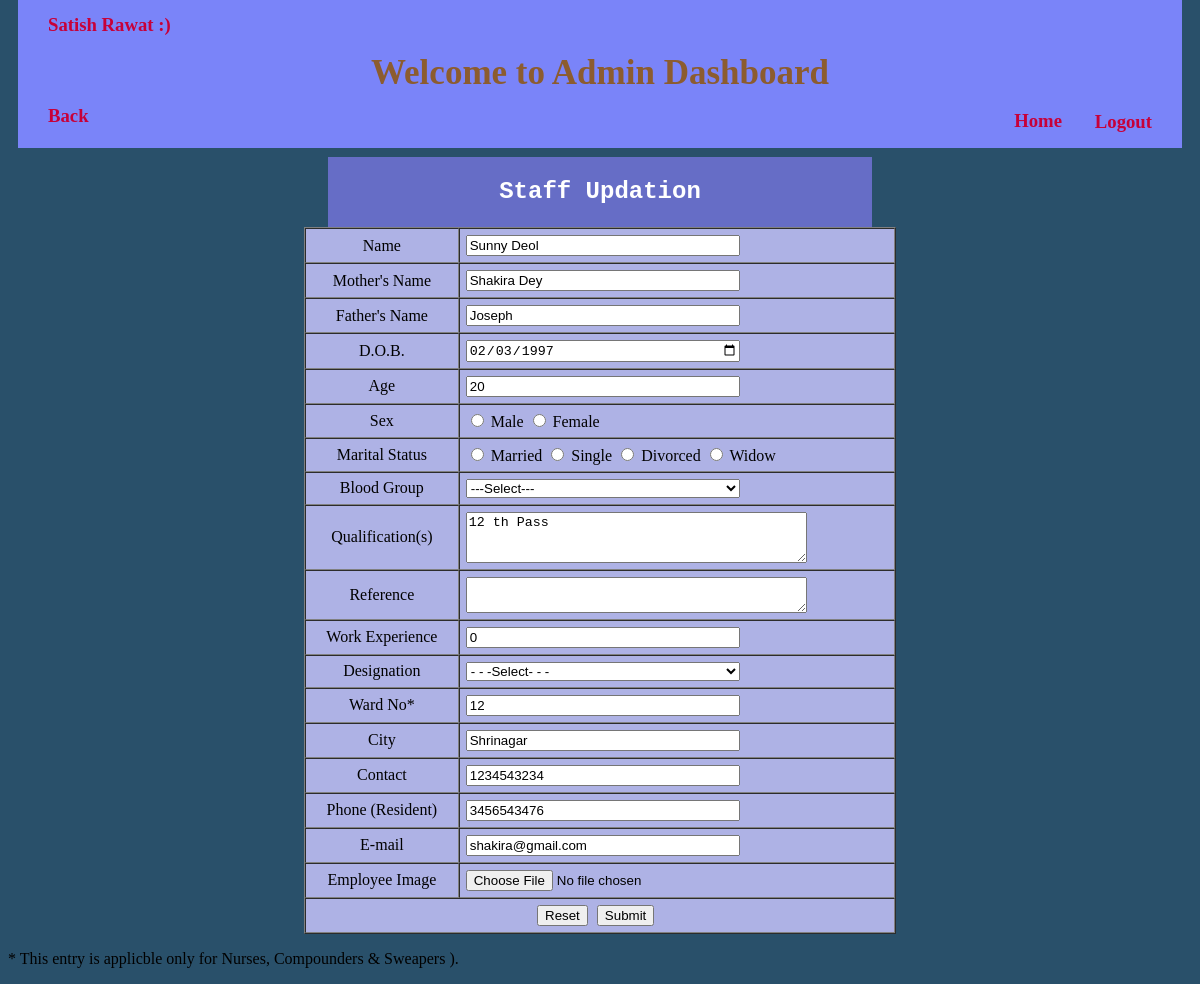
/ehospital/admin/updateform_s.php?sid=3004 (signed in), run on the app's committed database.
### tables this page shows
CREATE TABLE `staff` (
  `id` int(11) NOT NULL,
  `name` varchar(40) NOT NULL,
  `mother` varchar(25) NOT NULL,
  `father` varchar(25) NOT NULL,
  `dob` date NOT NULL,
  `age` int(11) NOT NULL,
  `sex` varchar(15) NOT NULL,
  `mstatus` varchar(20) NOT NULL,
  `bgroup` varchar(5) NOT NULL,
  `qualification` text NOT NULL,
  `hname` varchar(50) NOT NULL,
  `exp` int(11) NOT NULL,
  `designation` varchar(30) NOT NULL,
  `ward_no` int(11) NOT NULL,
  `city` varchar(25) NOT NULL,
  `contact` varchar(15) NOT NULL,
  `phone` varchar(20) NOT NULL,
  `email` text NOT NULL,
  `image` text NOT NULL
);

### ehospital/admin/updateform_s.php (the view, shortened to what this page needs)
<?php
	include('header.php');
	include('titlehead.php');
	include('../dbcon.php');
	$sid = $_GET['sid'];
	$qry = "SELECT * FROM `staff` WHERE `id` = '$sid'";
	$run = mysqli_query($con, $qry);
	$data = mysqli_fetch_assoc($run);
?>
<h3 style = "margin-top : -45px; margin-left : 40px; " align = "left">
<a class = "a3link" title = "Back to Update Patient !" href = "updatepatient.php">Back</a>
</h3>
<div class = "table">
	<h2 class = "addpatient" align = "center" style = "font-family : courier;" >Staff Updation</h2>
	<form action = "updatedata_s.php" method = "post" enctype = "multipart/form-data" >
	<table border = "1" width = "50%" align = "center" cellpadding = "6px" cellspacing = "0px" bgcolor = " #aeb2e5 " style = "margin-top : -20px;">
		<tr>
			<td align = "center" >Name</td> <td><input type = "text" name = "name" value = "<?php echo $data['name']; ?>" style = "width : 65%; " required /></td>
		</tr>
		<tr>
			<td align = "center" >Mother's Name</td> <td><input type = "text" name = "mother" value = "<?php echo $data['mother']; ?>" style = "width : 65%; " required /></td>
		</tr>
		<tr>
			<td align = "center" >Father's Name</td> <td><input type = "text" name = "father" value = "<?php echo $data['father']; ?>" style = "width : 65%; " required /></td>
		</tr>
		<tr>
			<td align = "center" >D.O.B.</td> <td><input type = "date" name = "dob" value = "<?php echo $data['dob']; ?>" style = "width : 65%; " required /></td>
		</tr>
		<tr>
			<td align = "center" >Age</td> <td><input type = "number" name = "age" value = "<?php echo $data['age']; ?>" required  style = "width : 65%; "/></td>
		</tr>
		<tr>
			<td align = "center" >Sex</td> <td> <input type="radio" name="sex" value="Male" required > Male <input type="radio" name="sex" value="Female"> Female </td>
		</tr>
		<tr>
			<td align = "center" >Marital Status</td> <td><input type="radio" name="mstatus" value="Married"> Married <input type="radio" name="mstatus" value="Single"> Single <input type="radio" name="mstatus" value="Divorced"> Divorced <input type="radio" name="mstatus" value="Widow"> Widow </td>
		</tr>
		<tr>
			<td align = "center" >Blood Group</td>
			<td><select name = "bgroup"  style = "width : 65%; " required >
				<option value="">---Select---</option>
			    </select></td>
		</tr>
		<tr>
			<td align = "center" >Qualification(s)</td> <td><textarea rows="3" cols="40" name="qualification"  ><?php echo $data['qualification']; ?>
</textarea></td>
		</tr>
		<tr>
			<td align = "center" >Reference</td> <td><textarea rows="2" cols="40" name="hname"  ><?php echo $data['hname']; ?>
</textarea></td>
		</tr>
		<tr>
			<td align = "center" >Work Experience</td> <td><input type = "number" name = "exp" value = "<?php echo $data['exp']; ?>" style = "width : 65%; " /></td>
		</tr>
		<tr>
			<td align = "center" >Designation</td>
			<td><select name = "designation" style = "width : 65%; " required  >
				<option value="">- - -Select- - -</option>
			    </select></td>
		</tr>
		<tr>
			<td align = "center" >Ward No*</td> <td><input type = "number" name = "ward_no" value = "<?php echo $data['ward_no']; ?>"  style = "width : 65%; "/></td>
		</tr>
		<tr>
			<td align = "center" >City</td> <td><input type = "text" name = "city" value = "<?php echo $data['city']; ?>" style = "width : 65%; " required /></td>
		</tr>
		<tr>
			<td align = "center" >Contact</td> <td><input type = "text" name = "contact" value = "<?php echo $data['contact']; ?>" style = "width : 65%; " required /></td>
		</tr>
		<tr>
			<td align = "center" >Phone (Resident)</td> <td><input type = "text" name = "phone" value = "<?php echo $data['phone']; ?>" style = "width : 65%; " required /></td>
		</tr>
		<tr>
			<td align = "center" >E-mail</td> <td><input type = "email" name = "email" value = "<?php echo $data['email']; ?>" style = "width : 65%; " /></td>
		</tr>
		<tr>
			<td align = "center" >Employee Image</td> <td><input type = "file" name = "image" style = "width : 65%; " required /></td>
		</tr>
		<tr>
			<td colspan = "2">
			<input style = "margin-left : 225px;" type = "reset" name = "reset" value = "Reset" />
			<input style = "margin-left : 5px;" type = "submit" name = "submit" value = "Submit" />
			</td>
		</tr>
	</table>
	</form>
	</div>
	<p> * This entry is applicble only for Nurses, Compounders & Sweapers ).</p>

### ehospital/css/style.css (style rules this page uses)
.addpatient { background-color : #666dc6 ; color : white; margin-left : 320px; margin-right : 320px; margin-top : 30px; height : 70px; line-height : 70px; }
.table { margin-top : 20px; }
.a3link { text-decoration : none; color : #C70039 ; margin-top : -140px; }

### data on the page
staff: name "Sunny Deol", mother "Shakira Dey", father "Joseph", dob "02/03/1997", age "20", qualification "12 th Pass", exp "0", ward_no "12", city "Shrinagar", contact "1234543234", phone "3456543476", email "shakira@gmail.com"

### other printed values
$_SESSION['name'] "Satish"
$_SESSION['lname'] "Rawat"
